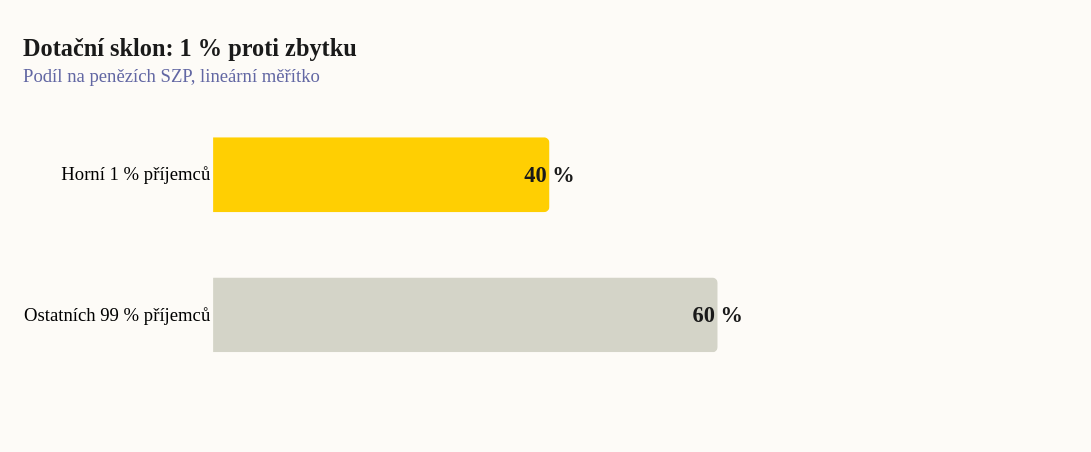

Specify this chart in Vega-Lite:
### Vega-Lite specification from a JSON file in a GitHub repository (floating-point values rounded to 4 significant figures)
{"_source": "Zdroj: SZIF / Greenpeace EU 2026", "$schema": "https://vega.github.io/schema/vega-lite/v5.json", "description": "Podíl zemědělských dotací podle velikosti příjemců", "width": 450, "height": 150, "padding": {"top": 20, "left": 12, "right": 20, "bottom": 36}, "autosize": {"type": "pad", "resize": true}, "background": "#fdfbf7", "title": {"text": "Dotační sklon: 1 % proti zbytku", "subtitle": "Podíl na penězích SZP, lineární měřítko", "font": "Roboto Slab", "fontSize": 13, "fontWeight": "bold", "anchor": "start", "color": "#1a1a1a", "subtitleFont": "Work Sans", "subtitleFontSize": 10, "subtitleColor": "#6267a3", "offset": 10}, "data": {"values": [{"skupina": "Horní 1 % příjemců", "podil": 40, "poradi": 1, "label": "40 %"}, {"skupina": "Ostatních 99 % příjemců", "podil": 60, "poradi": 2, "label": "60 %"}]}, "layer": [{"mark": {"type": "bar", "tooltip": true, "cornerRadiusEnd": 3, "height": 40}, "encoding": {"x": {"field": "podil", "type": "quantitative", "title": null, "scale": {"domain": [0, 100]}, "axis": {"grid": false, "domain": false, "ticks": false, "labels": false}}, "y": {"field": "skupina", "type": "nominal", "title": null, "axis": {"labelFont": "Work Sans", "labelFontSize": 10, "domain": false, "ticks": false}, "sort": {"field": "poradi"}}, "color": {"field": "skupina", "type": "nominal", "scale": {"domain": ["Horní 1 % příjemců", "Ostatních 99 % příjemců"], "range": ["#ffcf02", "#d4d4c8"]}, "legend": null}}}, {"mark": {"type": "text", "align": "center", "baseline": "middle", "font": "Work Sans", "fontSize": 12, "fontWeight": "bold"}, "encoding": {"x": {"field": "podil", "type": "quantitative", "scale": {"domain": [0, 100]}}, "dx": {"value": 16}, "y": {"field": "skupina", "type": "nominal", "sort": {"field": "poradi"}}, "text": {"field": "label"}, "color": {"value": "#1a1a1a"}}}], "config": {"view": {"stroke": "transparent"}}}
